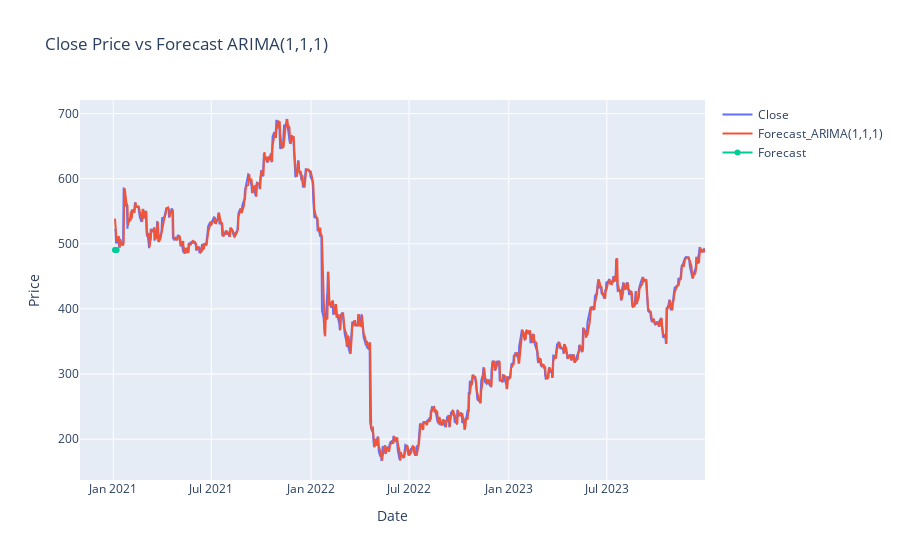

Notebook code cell kept with this figure:
### Code cell
fig = go.Figure()
fig.add_trace(go.Scatter(x=df_valid.Date,y=df_valid.Close,name='Close'))
fig.add_trace(go.Scatter(x=df_valid.Date,y=predictions,name='Forecast_ARIMA(1,1,1)'))
fig.update_layout(
    title='Close Price vs Forecast ARIMA(1,1,1)',
    xaxis_title='Date',
    yaxis_title='Price'
)
fig.show()

### Figure 1 — Plotly figure (JSON) as saved in the notebook; plotly's stock layout.template omitted (floating-point values rounded to 4 significant figures; data arrays with more than 128 entries replaced by an {"elided": "..."} marker saying what was removed)
{"data": [{"name": "Close", "type": "scatter", "x": {"elided": "753 str values"}, "y": {"elided": "753 float values"}}, {"name": "Forecast_ARIMA(1,1,1)", "type": "scatter", "x": {"elided": "753 str values"}, "y": {"elided": "753 float values"}}, {"name": "Forecast", "type": "scatter", "x": {"elided": "753 str values"}, "y": [490.5, 490.5, 490.5, 490.5]}], "layout": {"autosize": true, "title": {"text": "Close Price vs Forecast ARIMA(1,1,1)"}, "xaxis": {"autorange": true, "range": ["2020-11-01 12:54:23.6559", "2023-12-29 05:00"], "title": {"text": "Date"}, "type": "date"}, "yaxis": {"autorange": true, "range": [137.2, 720.9], "title": {"text": "Price"}, "type": "linear"}}}
